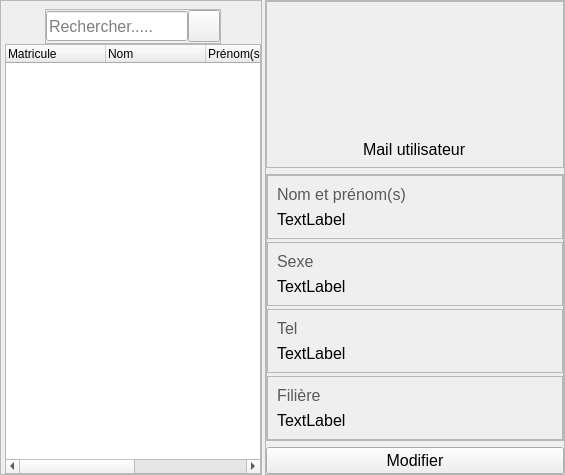
                  <widget class="QWidget" name="Inspecteurs">
                   <attribute name="title">
                    <string>Inspecteurs</string>
                   </attribute>
                   <layout class="QHBoxLayout" name="horizontalLayout_5">
                    <property name="spacing">
                     <number>3</number>
                    </property>
                    <property name="leftMargin">
                     <number>0</number>
                    </property>
                    <property name="topMargin">
                     <number>0</number>
                    </property>
                    <property name="rightMargin">
                     <number>0</number>
                    </property>
                    <property name="bottomMargin">
                     <number>0</number>
                    </property>
                    <item>
                     <widget class="QFrame" name="frame_16">
                      <property name="frameShape">
                       <enum>QFrame::StyledPanel</enum>
                      </property>
                      <property name="frameShadow">
                       <enum>QFrame::Raised</enum>
                      </property>
                      <layout class="QVBoxLayout" name="verticalLayout_9">
                       <property name="spacing">
                        <number>0</number>
                       </property>
                       <property name="leftMargin">
                        <number>4</number>
                       </property>
                       <property name="topMargin">
                        <number>8</number>
                       </property>
                       <property name="rightMargin">
                        <number>0</number>
                       </property>
                       <property name="bottomMargin">
                        <number>0</number>
                       </property>
                       <item alignment="Qt::AlignHCenter|Qt::AlignTop">
                        <widget class="QFrame" name="frame_7">
                         <property name="minimumSize">
                          <size>
                           <width>0</width>
                           <height>35</height>
                          </size>
                         </property>
                         <property name="maximumSize">
                          <size>
                           <width>16777215</width>
                           <height>35</height>
                          </size>
                         </property>
                         <property name="frameShape">
                          <enum>QFrame::StyledPanel</enum>
                         </property>
                         <property name="frameShadow">
                          <enum>QFrame::Raised</enum>
                         </property>
                         <layout class="QHBoxLayout" name="horizontalLayout_3">
                          <property name="spacing">
                           <number>0</number>
                          </property>
                          <property name="leftMargin">
                           <number>0</number>
                          </property>
                          <property name="topMargin">
                           <number>0</number>
                          </property>
                          <property name="rightMargin">
                           <number>0</number>
                          </property>
                          <property name="bottomMargin">
                           <number>0</number>
                          </property>
                          <item>
                           <widget class="QLineEdit" name="searchInspect">
                            <property name="maximumSize">
                             <size>
                              <width>16777215</width>
                              <height>30</height>
                             </size>
                            </property>
                            <property name="font">
                             <font>
                              <pointsize>12</pointsize>
                             </font>
                            </property>
                            <property name="maxLength">
                             <number>17</number>
                            </property>
                            <property name="placeholderText">
                             <string>Rechercher.....</string>
                            </property>
                            <property name="clearButtonEnabled">
                             <bool>true</bool>
                            </property>
                           </widget>
                          </item>
                          <item>
                           <widget class="QPushButton" name="searchInspectBtn">
                            <property name="minimumSize">
                             <size>
                              <width>32</width>
                              <height>32</height>
                             </size>
                            </property>
                            <property name="maximumSize">
                             <size>
                              <width>32</width>
                              <height>32</height>
                             </size>
                            </property>
                            <property name="text">
                             <string/>
                            </property>
                            <property name="icon">
                             <iconset resource="ressources.qrc">
                              <normaloff>:/images/images/search.png</normaloff>:/images/images/search.png</iconset>
                            </property>
                            <property name="iconSize">
                             <size>
                              <width>24</width>
                              <height>24</height>
                             </size>
                            </property>
                           </widget>
                          </item>
                         </layout>
                        </widget>
                       </item>
                       <item>
                        <widget class="QTreeWidget" name="inspectTreeWidget">
                         <column>
                          <property name="text">
                           <string>Matricule</string>
                          </property>
                         </column>
                         <column>
                          <property name="text">
                           <string>Nom</string>
                          </property>
                         </column>
                         <column>
                          <property name="text">
                           <string>Prénom(s)</string>
                          </property>
                         </column>
                         <column>
                          <property name="text">
                           <string>Sexe</string>
                          </property>
                         </column>
                         <column>
                          <property name="text">
                           <string>Filière</string>
                          </property>
                         </column>
                        </widget>
                       </item>
                      </layout>
                     </widget>
                    </item>
                    <item alignment="Qt::AlignTop">
                     <widget class="QFrame" name="inspectInfo">
                      <property name="minimumSize">
                       <size>
                        <width>300</width>
                        <height>0</height>
                       </size>
                      </property>
                      <property name="maximumSize">
                       <size>
                        <width>300</width>
                        <height>16777215</height>
                       </size>
                      </property>
                      <property name="frameShape">
                       <enum>QFrame::StyledPanel</enum>
                      </property>
                      <property name="frameShadow">
                       <enum>QFrame::Raised</enum>
                      </property>
                      <layout class="QVBoxLayout" name="verticalLayout_6">
                       <property name="leftMargin">
                        <number>0</number>
                       </property>
                       <property name="topMargin">
                        <number>0</number>
                       </property>
                       <property name="rightMargin">
                        <number>0</number>
                       </property>
                       <property name="bottomMargin">
                        <number>0</number>
                       </property>
                       <item alignment="Qt::AlignTop">
                        <widget class="QFrame" name="frame_9">
                         <property name="frameShape">
                          <enum>QFrame::StyledPanel</enum>
                         </property>
                         <property name="frameShadow">
                          <enum>QFrame::Raised</enum>
                         </property>
                         <layout class="QVBoxLayout" name="verticalLayout_5">
                          <property name="spacing">
                           <number>2</number>
                          </property>
                          <property name="leftMargin">
                           <number>0</number>
                          </property>
                          <property name="topMargin">
                           <number>8</number>
                          </property>
                          <property name="rightMargin">
                           <number>0</number>
                          </property>
                          <property name="bottomMargin">
                           <number>0</number>
                          </property>
                          <item alignment="Qt::AlignHCenter">
                           <widget class="QLabel" name="photoInspect">
                            <property name="minimumSize">
                             <size>
                              <width>120</width>
                              <height>120</height>
                             </size>
                            </property>
                            <property name="maximumSize">
                             <size>
                              <width>120</width>
                              <height>120</height>
                             </size>
                            </property>
                            <property name="text">
                             <string/>
                            </property>
                            <property name="pixmap">
                             <pixmap resource="ressources.qrc">:/images/images/manager.png</pixmap>
                            </property>
                            <property name="scaledContents">
                             <bool>true</bool>
                            </property>
                           </widget>
                          </item>
                          <item alignment="Qt::AlignHCenter">
                           <widget class="QLabel" name="mailInspect">
                            <property name="minimumSize">
                             <size>
                              <width>0</width>
                              <height>35</height>
                             </size>
                            </property>
                            <property name="maximumSize">
                             <size>
                              <width>16777215</width>
                              <height>35</height>
                             </size>
                            </property>
                            <property name="font">
                             <font>
                              <pointsize>12</pointsize>
                             </font>
                            </property>
                            <property name="text">
                             <string>Mail utilisateur</string>
                            </property>
                           </widget>
                          </item>
                         </layout>
                        </widget>
                       </item>
                       <item>
                        <widget class="QFrame" name="subinfo1">
                         <property name="frameShape">
                          <enum>QFrame::StyledPanel</enum>
                         </property>
                         <property name="frameShadow">
                          <enum>QFrame::Raised</enum>
                         </property>
                         <layout class="QVBoxLayout" name="verticalLayout_18">
                          <property name="spacing">
                           <number>3</number>
                          </property>
                          <property name="leftMargin">
                           <number>0</number>
                          </property>
                          <property name="topMargin">
                           <number>0</number>
                          </property>
                          <property name="rightMargin">
                           <number>0</number>
                          </property>
                          <property name="bottomMargin">
                           <number>0</number>
                          </property>
                          <item>
                           <widget class="QFrame" name="frame_11">
                            <property name="frameShape">
                             <enum>QFrame::StyledPanel</enum>
                            </property>
                            <property name="frameShadow">
                             <enum>QFrame::Raised</enum>
                            </property>
                            <layout class="QVBoxLayout" name="verticalLayout_22">
                             <item>
                              <widget class="QLabel" name="label_30">
                               <property name="font">
                                <font>
                                 <pointsize>12</pointsize>
                                </font>
                               </property>
                               <property name="styleSheet">
                                <string notr="true">color:rgb(90,90,90)</string>
                               </property>
                               <property name="text">
                                <string>Nom et prénom(s) </string>
                               </property>
                              </widget>
                             </item>
                             <item>
                              <widget class="QLabel" name="nomInspect">
                               <property name="font">
                                <font>
                                 <pointsize>12</pointsize>
                                </font>
                               </property>
                               <property name="text">
                                <string>TextLabel</string>
                               </property>
                              </widget>
                             </item>
                            </layout>
                           </widget>
                          </item>
                          <item>
                           <widget class="QFrame" name="frame_33">
                            <property name="frameShape">
                             <enum>QFrame::StyledPanel</enum>
                            </property>
                            <property name="frameShadow">
                             <enum>QFrame::Raised</enum>
                            </property>
                            <layout class="QVBoxLayout" name="verticalLayout_32">
                             <item>
                              <widget class="QLabel" name="label_31">
                               <property name="font">
                                <font>
                                 <pointsize>12</pointsize>
                                </font>
                               </property>
                               <property name="styleSheet">
                                <string notr="true">color:rgb(90,90,90)</string>
                               </property>
                               <property name="text">
                                <string>Sexe</string>
                               </property>
                              </widget>
                             </item>
                             <item>
                              <widget class="QLabel" name="sexeInspect">
                               <property name="font">
                                <font>
                                 <pointsize>12</pointsize>
                                </font>
                               </property>
                               <property name="text">
                                <string>TextLabel</string>
                               </property>
                              </widget>
                             </item>
                            </layout>
                           </widget>
                          </item>
                          <item>
                           <widget class="QFrame" name="frame_35">
                            <property name="frameShape">
                             <enum>QFrame::StyledPanel</enum>
                            </property>
                            <property name="frameShadow">
                             <enum>QFrame::Raised</enum>
                            </property>
                            <layout class="QVBoxLayout" name="verticalLayout_33">
                             <item>
                              <widget class="QLabel" name="label_35">
                               <property name="font">
                                <font>
                                 <pointsize>12</pointsize>
                                </font>
                               </property>
                               <property name="styleSheet">
                                <string notr="true">color:rgb(90,90,90)</string>
                               </property>
                               <property name="text">
                                <string>Tel </string>
                               </property>
                              </widget>
                             </item>
                             <item>
                              <widget class="QLabel" name="telInspect">
                               <property name="font">
                                <font>
                                 <pointsize>12</pointsize>
                                </font>
                               </property>
                               <property name="text">
                                <string>TextLabel</string>
                               </property>
                              </widget>
                             </item>
                            </layout>
                           </widget>
                          </item>
                          <item>
                           <widget class="QFrame" name="frame_34">
                            <property name="frameShape">
                             <enum>QFrame::StyledPanel</enum>
                            </property>
                            <property name="frameShadow">
                             <enum>QFrame::Raised</enum>
                            </property>
                            <layout class="QVBoxLayout" name="verticalLayout_34">
                             <item>
                              <widget class="QLabel" name="label_33">
                               <property name="font">
                                <font>
                                 <pointsize>12</pointsize>
                                </font>
                               </property>
                               <property name="styleSheet">
                                <string notr="true">color:rgb(90,90,90)
</string>
                               </property>
                               <property name="text">
                                <string>Filière </string>
                               </property>
                              </widget>
                             </item>
                             <item>
                              <widget class="QLabel" name="filiere">
                               <property name="font">
                                <font>
                                 <pointsize>12</pointsize>
                                </font>
                               </property>
                               <property name="text">
                                <string>TextLabel</string>
                               </property>
                              </widget>
                             </item>
                            </layout>
                           </widget>
                          </item>
                         </layout>
                        </widget>
                       </item>
                       <item>
                        <widget class="QPushButton" name="modifInspectInfo">
                         <property name="font">
                          <font>
                           <pointsize>12</pointsize>
                          </font>
                         </property>
                         <property name="cursor">
                          <cursorShape>PointingHandCursor</cursorShape>
                         </property>
                         <property name="text">
                          <string>Modifier</string>
                         </property>
                        </widget>
                       </item>
                      </layout>
                     </widget>
                    </item>
                   </layout>
                  </widget>
